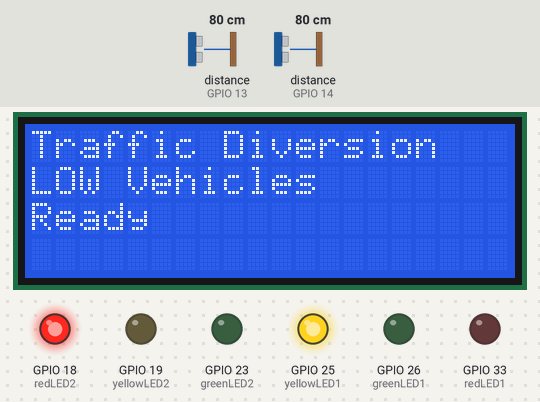
Recording of a sketch running on a simulated ESP32. Parts: 20×4 character LCD, output pins drawn as LEDs (lit = HIGH). Wiring (inferred from the names in the program): 2 × ultrasonic range finder: trigger GPIO 12, echo GPIO 14 / trigger GPIO 27, echo GPIO 13. Inputs (shaded band) come from the test bench; at power-on: distance to the obstacle (sensors on GPIO 13, GPIO 14) 80 cm. The echo pulse lasts 58.3 µs per cm; WiFi joins after 1.5 s; servers stay silent unless stated; pins used as bus, display or sensor lines are not drawn.

Above: at 3.0 s.
3.1 s: distance to the obstacle (sensor on GPIO 13) set to 55 cm
5.8 s: distance to the obstacle (sensor on GPIO 13) set to 44 cm
At 6.9 s:
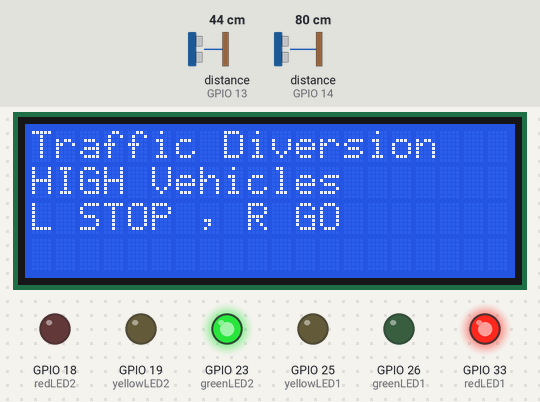
8.5 s: distance to the obstacle (sensor on GPIO 13) set to 60 cm
At 10.7 s:
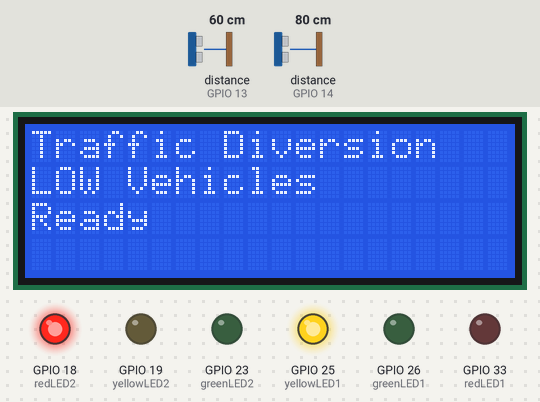
11.5 s: distance to the obstacle (sensor on GPIO 13) set to 2 cm
At 12.4 s:
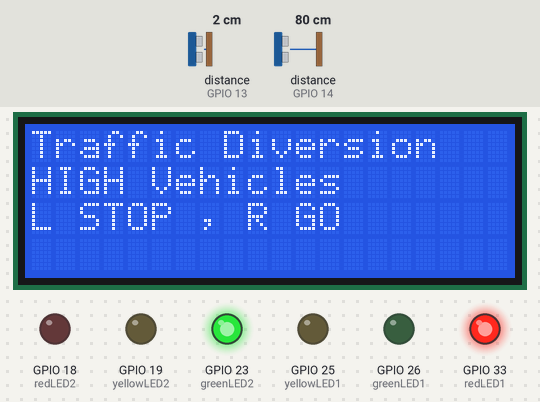
Timing chart, 0 to 14.5 s (numbered marks = the images above; inputs shaded):
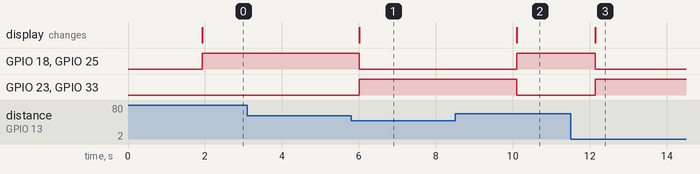

The sketch:

sketch.ino
```cpp
/****************************************************
 * Blynk Configuration
 ****************************************************/
#define BLYNK_TEMPLATE_ID   "TMPL31eunSADZ"
#define BLYNK_TEMPLATE_NAME "NM IOT"
#define BLYNK_AUTH_TOKEN    "Oxx9zdlI9sYHpbNd6FAhkysxMCcuh9G8"

/****************************************************
 * Required Libraries
 ****************************************************/
#include <Wire.h>                 // I2C communication
#include <LiquidCrystal_I2C.h>    // I2C LCD library
#include <WiFi.h>                // ESP32 WiFi library
#include <BlynkSimpleEsp32.h>    // Blynk ESP32 support

/****************************************************
 * Ultrasonic Sensor Pin Definitions
 ****************************************************/
const int trigPin1 = 12;
const int echoPin1 = 14;
const int trigPin2 = 27;
const int echoPin2 = 13;

/****************************************************
 * Traffic Light LED Pin Definitions
 ****************************************************/
// Lane 1 LEDs
const int redLED1    = 33;
const int yellowLED1 = 25;
const int greenLED1  = 26;

// Lane 2 LEDs
const int redLED2    = 18;
const int yellowLED2 = 19;
const int greenLED2  = 23;

/****************************************************
 * LCD Configuration (20x4, I2C Address 0x27)
 ****************************************************/
LiquidCrystal_I2C lcd(0x27, 20, 4);

/****************************************************
 * Blynk & WiFi Credentials
 ****************************************************/
char auth[] = "Oxx9zdlI9sYHpbNd6FAhkysxMCcuh9G8";
char ssid[] = "Wokwi-GUEST";
char pass[] = "";

/****************************************************
 * Setup Function (Runs once)
 ****************************************************/
void setup() {
  // Start serial communication for debugging
  Serial.begin(115200);

  // Initialize LCD
  lcd.init();
  lcd.backlight();
  lcd.setCursor(0, 0);
  lcd.print("Traffic Diversion");

  // Configure ultrasonic sensor pins
  pinMode(trigPin1, OUTPUT);
  pinMode(echoPin1, INPUT);
  pinMode(trigPin2, OUTPUT);
  pinMode(echoPin2, INPUT);

  // Configure LED pins
  pinMode(redLED1, OUTPUT);
  pinMode(yellowLED1, OUTPUT);
  pinMode(greenLED1, OUTPUT);

  pinMode(redLED2, OUTPUT);
  pinMode(yellowLED2, OUTPUT);
  pinMode(greenLED2, OUTPUT);

  // Connect ESP32 to Blynk server
  Blynk.begin(auth, ssid, pass);
}

/****************************************************
 * Main Loop (Runs continuously)
 ****************************************************/
void loop() {
  long duration1, distance1;
  long duration2, distance2;

  /******** Ultrasonic Sensor 1 ********/
  digitalWrite(trigPin1, LOW);
  delayMicroseconds(2);
  digitalWrite(trigPin1, HIGH);
  delayMicroseconds(10);
  digitalWrite(trigPin1, LOW);

  // Measure echo pulse duration
  duration1 = pulseIn(echoPin1, HIGH);
  // Convert time to distance (cm)
  distance1 = (duration1 / 2) / 29.1;

  /******** Ultrasonic Sensor 2 ********/
  digitalWrite(trigPin2, LOW);
  delayMicroseconds(2);
  digitalWrite(trigPin2, HIGH);
  delayMicroseconds(10);
  digitalWrite(trigPin2, LOW);

  duration2 = pulseIn(echoPin2, HIGH);
  distance2 = (duration2 / 2) / 29.1;

  /************************************************
   * Traffic Decision Logic
   ************************************************/
  if (distance1 < 50 || distance2 < 50) {
    // HIGH vehicle density detected
    lcd.setCursor(0, 1);
    lcd.print("HIGH Vehicles    ");
    lcd.setCursor(0, 2);
    lcd.print("L STOP , R GO    ");

    // Lane 1: STOP
    digitalWrite(redLED1, HIGH);
    digitalWrite(yellowLED1, LOW);
    digitalWrite(greenLED1, LOW);

    // Lane 2: GO
    digitalWrite(redLED2, LOW);
    digitalWrite(yellowLED2, LOW);
    digitalWrite(greenLED2, HIGH);

    // Send status to Blynk dashboard
    Blynk.virtualWrite(V1, "HIGH Vehicles");
    Blynk.virtualWrite(V2, "L STOP , R GO");
    Blynk.virtualWrite(V3, distance1);
    Blynk.virtualWrite(V4, distance2);

    delay(2000);
  }
  else {
    // LOW vehicle density detected
    lcd.setCursor(0, 1);
    lcd.print("LOW Vehicles     ");
    lcd.setCursor(0, 2);
    lcd.print("Ready            ");

    // Lane 1: WAIT
    digitalWrite(redLED1, LOW);
    digitalWrite(yellowLED1, HIGH);
    digitalWrite(greenLED1, LOW);

    // Lane 2: STOP
    digitalWrite(redLED2, HIGH);
    digitalWrite(yellowLED2, LOW);
    digitalWrite(greenLED2, LOW);

    Blynk.virtualWrite(V1, "LOW Vehicles");
    Blynk.virtualWrite(V2, "Ready");
    Blynk.virtualWrite(V3, distance1);
    Blynk.virtualWrite(V4, distance2);

    delay(2000);
  }

  // Keep Blynk connection alive
  Blynk.run();
}
```

Measured:
- the behaviour switches between 50 and 49 cm on distance to the obstacle (sensor on GPIO 13) (found by bisection; images 0 and 1)
- after the input at 3.1 s, every drawn part: stays the same
- after the input at 5.8 s, GPIO 18 (redLED2), GPIO 25 (yellowLED1): HIGH → LOW after 0.21 s; GPIO 23 (greenLED2), GPIO 33 (redLED1): LOW → HIGH after 0.21 s; the display: changes after 0.21 s (image 1)
- after the input at 8.5 s, GPIO 18 (redLED2), GPIO 25 (yellowLED1): LOW → HIGH after 1.6 s; GPIO 23 (greenLED2), GPIO 33 (redLED1): HIGH → LOW after 1.6 s; the display: changes after 1.6 s (image 2)
- after the input at 11.5 s, GPIO 18 (redLED2), GPIO 25 (yellowLED1): HIGH → LOW after 0.64 s; GPIO 23 (greenLED2), GPIO 33 (redLED1): LOW → HIGH after 0.64 s; the display: changes after 0.64 s (image 3)
